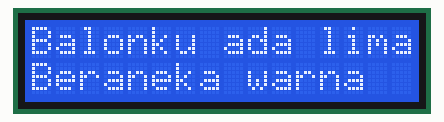
A sketch run on a simulated Arduino Uno, built with avr-gcc and run on an emulated ATmega328P. Shown: 16×2 character LCD.

Above: at 0.1 s.
At 2.1 s:
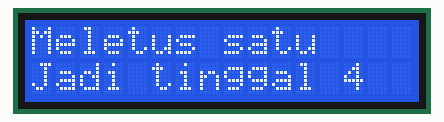

Measured:
- what the display in image 1 shows lasts 2.0 s, from 2.1 s to 4.1 s

The sketch:

lcd_balon.ino
```cpp
// include the library code:
#include <LiquidCrystal.h>

// initialize the library by associating any needed LCD interface pin
// with the arduino pin number it is connected to
const int rs = 12, en = 11, d4 = 5, d5 = 4, d6 = 3, d7 = 2;
LiquidCrystal lcd(rs, en, d4, d5, d6, d7);

void setup() {
  // set up the LCD's number of columns and rows:
  lcd.begin(16, 2);
}

void loop() {
  lcd.clear();

  lcd.print("Balonku ada lima");
  lcd.setCursor(0, 1);
  lcd.print("Beraneka warna");

  delay(2000);

  lcd.clear();
  lcd.print("Meletus satu");
  lcd.setCursor(0, 1);
  lcd.print("Jadi tinggal 4");

  delay(2000);
}
```
